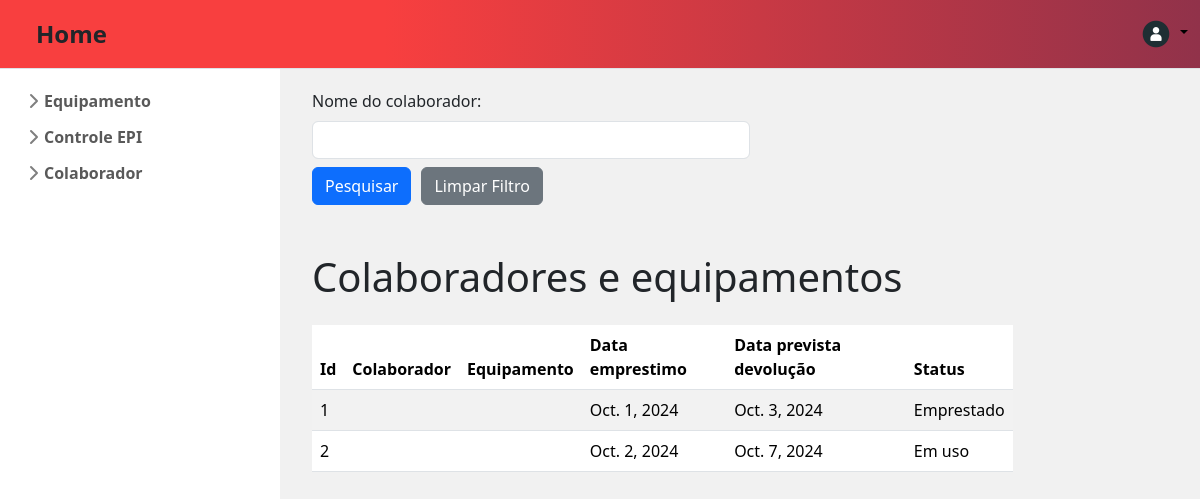
Page /relatorioColaborador/ on the earlier database version.
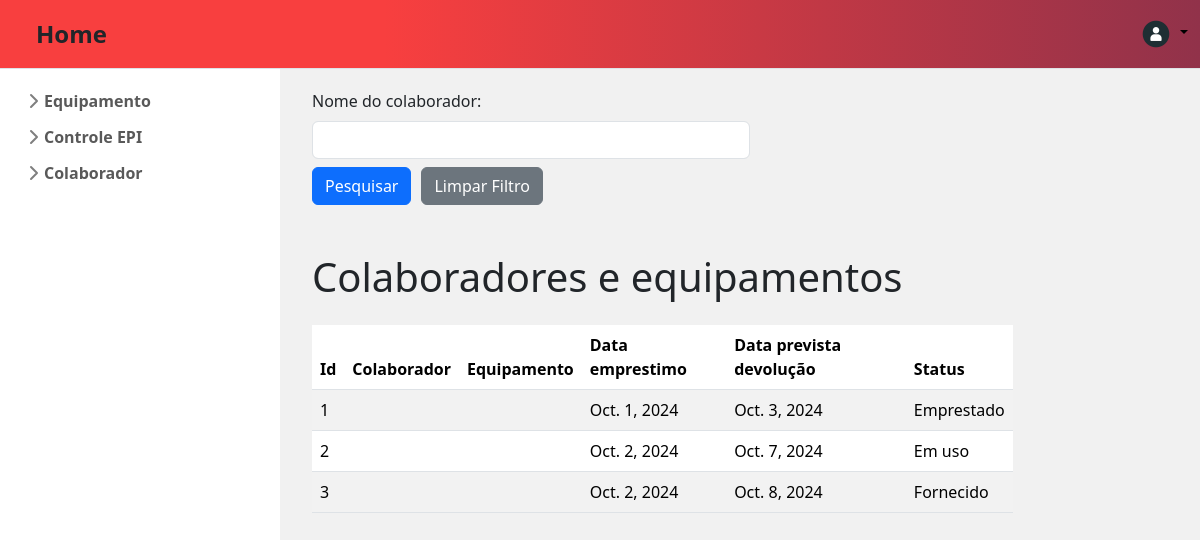
Same page on the later database version.
### app_produtos/models.py (models this page shows, shortened)
class RegistrarAcao(models.Model):
    colaborador_id = models.ForeignKey(CadastrarColaborador, on_delete=models.CASCADE, null=True)
    equipamento_id = models.ForeignKey(CadastrarEquipamento, on_delete=models.CASCADE, null=True)
    data_emprestimo = models.DateField()
    data_prevista_devolucao = models.DateField()
    status = models.CharField(max_length=100)
    condicoes = models.CharField(max_length=100)
    data_devolucao = models.DateField(null=True, blank=True)
    observacao = models.CharField(max_length=255, null=True, blank=True)

### app_produtos/views.py (the view)
# urls.py: path("relatorioColaborador/", views.relatorio_colaborador, name="relatorio_colaborador"),
def relatorio_colaborador(request):
    values = RegistrarAcao.objects.all()
    nome_colaborador = request.GET.get('nome_colaborador')
    if nome_colaborador:
        values = values.filter(colaborador_id__nome_colaborador__icontains=nome_colaborador)
    return render(request, 'app_produtos/globals/relatorioColaborador.html', {
        "registro_acao": values,
        "nome_colaborador": nome_colaborador
    })

### app_produtos/templates/app_produtos/globals/relatorioColaborador.html (shortened to what this page needs)
{% extends "app_produtos/index.html" %}
{% block content %}
<div class="container justify-content-center mt-2">
  <form action="{% url 'relatorio_colaborador' %}" method="get" >
    <div class="form-group">
      <label class="form-label" for="nome_colaborador">Nome do colaborador:</label>
      <input class="form-control w-50" type="text" name="nome_colaborador" id="nome_colaborador" value="{{ nome_colaborador|default:'' }}"/>
    </div>
    <div class="d-flex mt-2" style="gap: 10px;">
        <button class="w-10 btn btn-primary btn-md"  type="submit">Pesquisar</button>
        <a class="w-10 btn btn-secondary btn-md" href="{% url 'relatorio_colaborador' %}">Limpar Filtro</a>
      </div>
  </form>
</div>
{% if registro_acao %}
<div class="container mt-5">
  <h1 class="text-start mb-4" >Colaboradores e equipamentos</h1>
  <table class="table table-striped" style="width: 80%;">
    <thead>
      <tr>
        <th>Id</th>
        <th>Colaborador</th>
        <th>Equipamento</th>
        <th>Data emprestimo</th>
        <th>Data prevista devolução</th>
        <th>Status</th>
      </tr>
    </thead>
    <tbody>
      {% for item in registro_acao %}
      <tr>
        <td>{{ item.id }}</td>
        <td>{{ item.colaborador_id.nome_colaborador }}</td>
        <td>{{ item.equipamento_id.nome_equipamento }}</td>
        <td>{{ item.data_emprestimo }}</td>
        <td>{{ item.data_prevista_devolucao }}</td>
        <td>{{ item.status }}</td>
      </tr>
      {% endfor %}
    </tbody>
  </table>
</div>
{% else %}
<div class="container mt-3">
  <p class="text-center h3">Nenhum colaborador encontrado</p>
</div>
{% endif %} {% endblock content %}

Differences in the rows shown:
added RegistrarAcao: id "3", data_emprestimo "Oct. 2, 2024", data_prevista_devolucao "Oct. 8, 2024", status "Fornecido"
